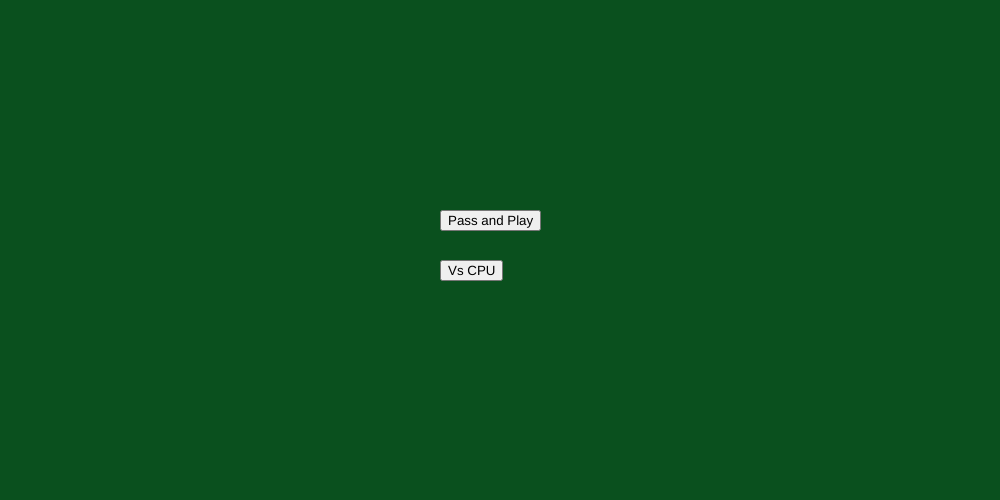
Frame 1 (no input)
Frame 60 (no input): identical to frame 1, image omitted
Frame 120 (the mouse pressed at the canvas centre since frame 60): identical to frame 1, image omitted

The p5.js sketch that drew this single still picture (run headless with seeded random() and noise() and a simulated clock; from frame 60 on, the mouse is pressed at the canvas centre):

// p5.js sketch
// ── sketch.js
// sketch.js - Simplified Snooker Game
// Controls: ← → = aim    SPACE = shoot

// ────────────────────────────────────────────────
// GLOBAL VARIABLES
// ────────────────────────────────────────────────
let gameState = 'menu'; 
let gameMode = ''; 
let currentPlayer = 1;
let player1Score = 0;
let player2Score = 0;

let balls = [];
let cueBall = null;
let reds = [];
let colors = [];

let tableWidth = 1000;
let tableHeight = 500;
let pocketRadius = 18;
let ballRadius = 11;
let pockets = []; // Initialized in setup

let cueAngle; 
let shootPower = 9;

let phase = 'red'; 
let allRedsPotted = false;
let foul = false;
let foulPoints = 0;

let menuButtons = [];

// ────────────────────────────────────────────────
// BALL CLASS
// ────────────────────────────────────────────────
class Ball {
  constructor(x, y, col, value, isRed = false) {
    this.pos = createVector(x, y);
    this.vel = createVector(0, 0);
    this.color = col;
    this.value = value;
    this.radius = ballRadius;
    this.potted = false;
    this.isRed = isRed;
    this.spotPos = createVector(x, y);
  }

  update() {
    if (this.potted) return;

    this.vel.mult(0.975); // Friction
    this.pos.add(this.vel);

    // Wall bounce
    if (this.pos.x < this.radius) { 
      this.pos.x = this.radius; 
      this.vel.x = abs(this.vel.x) * 0.9; 
    } else if (this.pos.x > tableWidth - this.radius) { 
      this.pos.x = tableWidth - this.radius; 
      this.vel.x = -abs(this.vel.x) * 0.9; 
    }

    if (this.pos.y < this.radius) { 
      this.pos.y = this.radius; 
      this.vel.y = abs(this.vel.y) * 0.9; 
    } else if (this.pos.y > tableHeight - this.radius) { 
      this.pos.y = tableHeight - this.radius; 
      this.vel.y = -abs(this.vel.y) * 0.9; 
    }
  }

  show() {
    if (this.potted) return;
    fill(this.color);
    noStroke();
    ellipse(this.pos.x, this.pos.y, this.radius * 2);
  }

  checkPotted() {
    if (this.potted) return false;
    for (let pocket of pockets) {
      if (dist(this.pos.x, this.pos.y, pocket.x, pocket.y) < pocketRadius + this.radius * 0.5) {
        this.potted = true;
        return true;
      }
    }
    return false;
  }
}

// ────────────────────────────────────────────────
// p5 LIFECYCLE
// ────────────────────────────────────────────────
function setup() {
  createCanvas(tableWidth, tableHeight);
  
  // Initialize P5 dependent variables
  cueAngle = -HALF_PI;
  pockets = [
    createVector(0, 0),
    createVector(tableWidth, 0),
    createVector(0, tableHeight),
    createVector(tableWidth, tableHeight),
    createVector(tableWidth / 2, 0),
    createVector(tableWidth / 2, tableHeight)
  ];

  showMenu();
}

function draw() {
  background(10, 80, 30);
  
  if (gameState !== 'game') return;

  // Draw Pockets
  fill(0);
  for (let p of pockets) ellipse(p.x, p.y, pocketRadius * 2);

  // Update and Draw Balls
  let moving = anyBallMoving();
  
  for (let b of balls) {
    b.update();
    b.show();
    if (b.checkPotted()) handlePot(b);
  }

  // Collisions
  for (let i = 0; i < balls.length; i++) {
    for (let j = i + 1; j < balls.length; j++) {
      if (!balls[i].potted && !balls[j].potted) {
        checkCollision(balls[i], balls[j]);
      }
    }
  }

  // Cue Logic
  if (!moving) {
    if (currentPlayer === 2 && gameMode === 'cpu') {
       cpuAimAndShoot();
    } else {
       drawCue();
    }
  }

  drawUI();
}

// ────────────────────────────────────────────────
// GAME LOGIC & UI
// ────────────────────────────────────────────────

function drawUI() {
  fill(255);
  noStroke();
  textSize(18);
  textAlign(LEFT);
  text(`Player 1: ${player1Score}`, 20, 30);
  text(`Player ${gameMode === 'cpu' ? 'CPU' : '2'}: ${player2Score}`, 20, 55);
  text(`Turn: Player ${currentPlayer} | Phase: ${phase}`, 20, 80);

  if (foul) {
    fill(255, 100, 100);
    textAlign(CENTER);
    text(`FOUL! +${foulPoints} to opponent`, width/2, height/2);
  }
}

function anyBallMoving() {
  return balls.some(b => !b.potted && b.vel.magSq() > 0.01);
}

function drawCue() {
  let len = 150;
  stroke(200, 150, 100);
  strokeWeight(4);
  let ex = cueBall.pos.x + len * cos(cueAngle);
  let ey = cueBall.pos.y + len * sin(cueAngle);
  line(cueBall.pos.x, cueBall.pos.y, ex, ey);
}

function keyPressed() {
  if (gameState !== 'game' || anyBallMoving()) return;
  if (keyCode === LEFT_ARROW)  cueAngle -= 0.1;
  if (keyCode === RIGHT_ARROW) cueAngle += 0.1;
  if (key === ' ')             shoot();
}

function shoot() {
  foul = false; // Reset foul display on new shot
  cueBall.vel.set(shootPower * cos(cueAngle + PI), shootPower * sin(cueAngle + PI));
}

function cpuAimAndShoot() {
  setTimeout(() => {
    cueAngle = random(TWO_PI);
    shoot();
  }, 1000);
}

function checkCollision(b1, b2) {
  let d = dist(b1.pos.x, b1.pos.y, b2.pos.x, b2.pos.y);
  if (d >= b1.radius + b2.radius) return;

  let n = p5.Vector.sub(b2.pos, b1.pos).normalize();
  let rv = p5.Vector.sub(b1.vel, b2.vel);
  let velNormal = rv.dot(n);
  if (velNormal > 0) return;

  let impulse = -2 * velNormal / 2;
  b1.vel.sub(p5.Vector.mult(n, impulse));
  b2.vel.add(p5.Vector.mult(n, impulse));

  // Resolve overlap
  let overlap = (b1.radius + b2.radius) - d;
  b1.pos.sub(p5.Vector.mult(n, overlap * 0.5));
  b2.pos.add(p5.Vector.mult(n, overlap * 0.5));
}

function handlePot(ball) {
  if (ball === cueBall) {
    foul = true; foulPoints = 4;
    respot(ball);
    return;
  }
  // Simplified scoring/logic
  if (ball.isRed) {
    addScore(1);
  } else {
    addScore(ball.value);
    if (reds.some(r => !r.potted)) respot(ball);
  }
}

function respot(ball) {
  ball.potted = false;
  ball.pos.set(ball.spotPos);
  ball.vel.set(0, 0);
}

function addScore(pts) {
  if (currentPlayer === 1) player1Score += pts;
  else player2Score += pts;
}

// ────────────────────────────────────────────────
// SETUP HELPERS
// ────────────────────────────────────────────────

function initBalls() {
  balls = [];
  reds = [];
  
  cueBall = new Ball(tableWidth * 0.2, tableHeight / 2, 'white', 0);
  balls.push(cueBall);

  // Setup Colors
  let colorsData = [
    {x: 0.25, y: 0.5, c: 'yellow', v: 2},
    {x: 0.25, y: 0.4, c: 'green', v: 3},
    {x: 0.25, y: 0.6, c: 'brown', v: 4},
    {x: 0.5,  y: 0.5, c: 'blue', v: 5},
    {x: 0.75, y: 0.5, c: 'pink', v: 6},
    {x: 0.9,  y: 0.5, c: 'black', v: 7}
  ];

  for(let cd of colorsData) {
    let b = new Ball(tableWidth * cd.x, tableHeight * cd.y, cd.c, cd.v);
    balls.push(b);
  }

  // Reds
  for (let i = 0; i < 5; i++) {
    for (let j = 0; j <= i; j++) {
      let r = new Ball(tableWidth * 0.78 + i * 20, (tableHeight/2 - i * 10) + j * 20, 'red', 1, true);
      balls.push(r);
      reds.push(r);
    }
  }
}

function showMenu() {
  gameState = 'menu';
  const btn1 = createButton('Pass and Play');
  btn1.position(width/2 - 60, height/2 - 40);
  btn1.mousePressed(() => startGame('passplay'));
  
  const btn2 = createButton('Vs CPU');
  btn2.position(width/2 - 60, height/2 + 10);
  btn2.mousePressed(() => startGame('cpu'));
  
  menuButtons.push(btn1, btn2);
}

function startGame(mode) {
  gameMode = mode;
  gameState = 'game';
  menuButtons.forEach(b => b.remove());
  initBalls();
}
// ── style.css
/* style.css */

/* 1. Base Reset and Layout */
body {
    margin: 0;
    padding: 0;
    display: flex;
    justify-content: center;
    align-items: center;
    min-height: 100vh;
    background-color: #1a1a1a; /* Darker theme for better focus */
    font-family: 'Segoe UI', Tahoma, Geneva, Verdana, sans-serif;
    overflow: hidden; /* Prevents scrolling on mobile during play */
    touch-action: none; /* Prevents "pull-to-refresh" on mobile */
}

/* 2. Responsive Canvas Styling */
#game-container canvas {
    display: block;
    max-width: 95vw;
    max-height: 85vh;
    width: auto !important;  /* Overrides p5 inline styles */
    height: auto !important; /* Overrides p5 inline styles */
    border: 8px solid #3d2b1f; /* Wood-like border for the table */
    border-radius: 10px;
    box-shadow: 0 20px 50px rgba(0, 0, 0, 0.8);
}

/* 3. Game Menu & UI Buttons */
/* p5.js createButton() elements are added to the body */
button {
    padding: 12px 24px;
    margin: 10px;
    font-size: 18px;
    font-weight: bold;
    text-transform: uppercase;
    cursor: pointer;
    background: #e67e22; /* Snooker wood/orange accent */
    color: white;
    border: none;
    border-radius: 5px;
    transition: all 0.2s ease;
    box-shadow: 0 4px #d35400;
}

button:hover {
    background: #f39c12;
    transform: translateY(-2px);
    box-shadow: 0 6px #d35400;
}

button:active {
    transform: translateY(2px);
    box-shadow: 0 2px #d35400;
}

/* 4. Form/Menu Overlay Styling */
.form-container {
    position: absolute;
    top: 50%;
    left: 50%;
    transform: translate(-50%, -50%);
    background: rgba(255, 255, 255, 0.95);
    padding: 30px;
    border-radius: 15px;
    box-shadow: 0 10px 30px rgba(0,0,0,0.5);
    text-align: center;
    z-index: 100; /* Ensure it stays above the canvas */
}

input {
    padding: 12px;
    margin: 10px;
    font-size: 16px;
    border: 2px solid #ddd;
    border-radius: 5px;
    outline: none;
}

input:focus {
    border-color: #e67e22;
}

/* 5. Mobile Adjustments */
@media (max-width: 600px) {
    button {
        padding: 10px 16px;
        font-size: 14px;
    }
}
